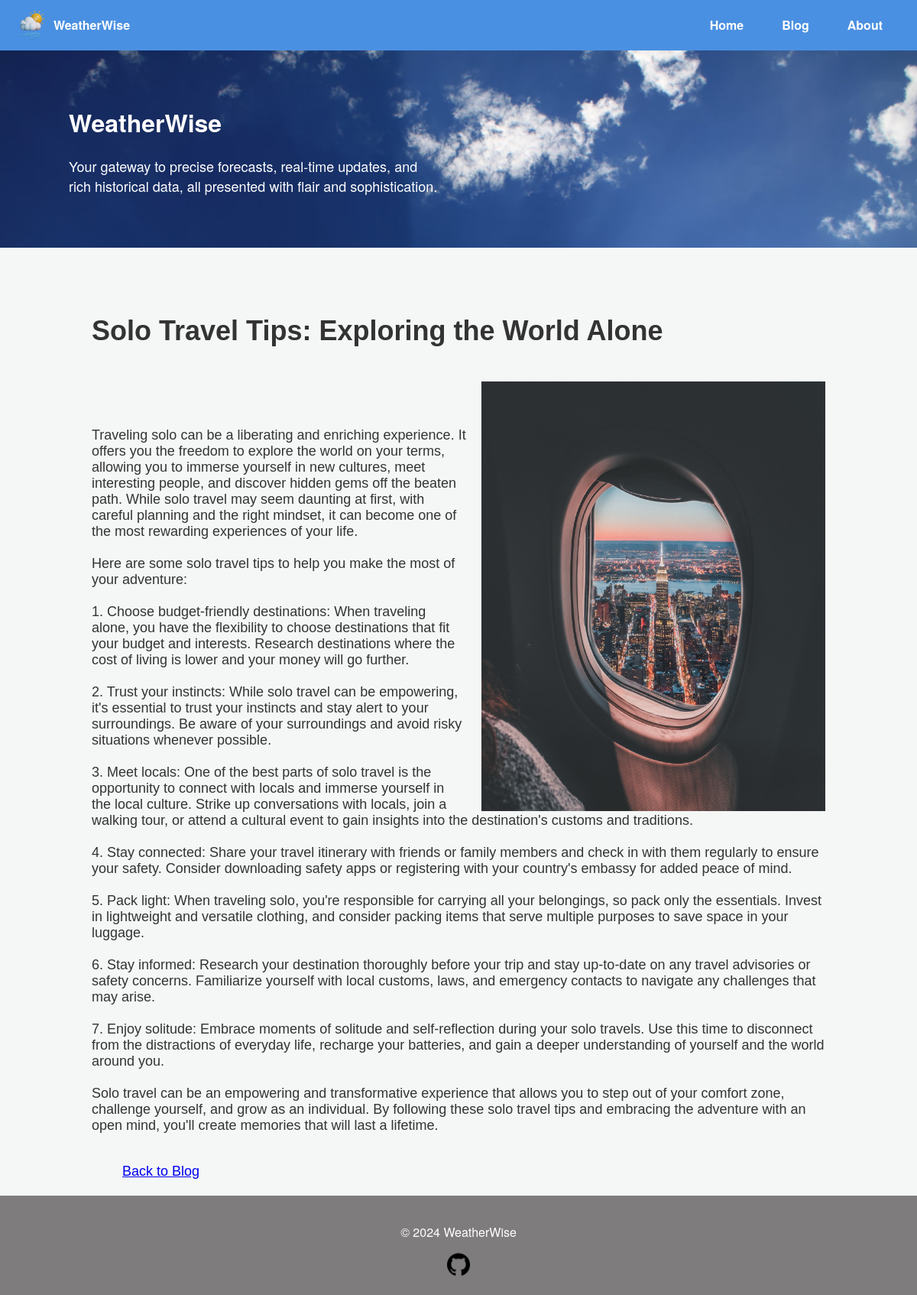
Screenshot of /blog/article/2 with the database file from the repository.
### app/models.py (models this page shows, shortened)
class Article(Base):
    __tablename__ = 'articles'
    id = Column(Integer, primary_key=True, autoincrement=True)
    title = Column(String)
    content = Column(String)
    category_id = Column(Integer, ForeignKey('categories.id'))
    category = relationship('Category', back_populates='articles')
    photo_url = Column(String)

### app/routes/blog.py (the view)
@blog_bp.route('/blog/article/<int:article_id>')
def article(article_id):
    session = Session()
    article = session.query(Article).get(article_id)
    if article is None:
        session.close()
        abort(404)
    session.close()
    return render_template('article.html', article=article)

### app/__init__.py (called while the page is built)
def create_app():
    app = Flask(__name__)
    app.config.from_object(Config)
    app.register_blueprint(main_bp)
    app.register_blueprint(blog_bp)
    Base.metadata.create_all(bind=engine)
    @app.errorhandler(404)
    def page_not_found(error):
        return render_template('404.html'), 404
    @app.errorhandler(500)
    def internal_server_error(error):
        return render_template('500.html'), 500
    @app.teardown_appcontext
    def shutdown_session(exception=None):
        session = getattr(g, '_session', None)
        if session is not None:
            session.close()
    return app

### app/templates/article.html (shortened to what this page needs)
{% extends "layout.html" %}
{% block styles %}
<link rel="stylesheet" href="{{ url_for('static', filename='css/article.css') }}">
{% endblock %}
{% block content %}
    <div class="article-content">
        <h1>{{ article.title }}</h1>
        <img src="{{ article.photo_url }}" alt="{{ article.title }}"class="styled-image">
        <pre class="article-content">{{ article.content }}</pre>
        <a href="{{ url_for('blog.blog', category_id=article.category_id) }}">Back to Blog</a>
    </div>
{% endblock %}

### app/static/css/common.css (style rules this page uses)
body { font-family: 'Helvetica Neue', Helvetica, Arial, sans-serif; margin: 0; padding: 0; color: #333; background: #f4f7f6; }
html, body { height: 100%; margin: 0; display: flex; flex-direction: column; }

### app/static/css/article.css (style rules this page uses)
.article-content { white-space: pre-wrap; font-size: 18px; font-family: "Arial", sans-serif; }
.styled-image { float: right; width: 450px; height: auto; margin-left: 20px; }

### rows the page displays
Article: title "Solo Travel Tips: Exploring the World Alone", photo_url (picture), content "Traveling solo can be a liberating and enriching experience. It offers you the freedom to explore the world on your terms, allowing you to immerse yourself in new cultures, meet interesting people, and discover hidden gems off the beaten path. While solo travel may seem daunting at first, with careful planning and the right mindset, it can become one of the most rewarding experiences of your life. Here are some solo travel tips to help you make the most of your adventure: 1. Choose budget-friendly destinations: When traveling alone, you have the flexibility to choose destinations that fit your budget and interests. Research destinations where the cost of living is lower and your money will…"
